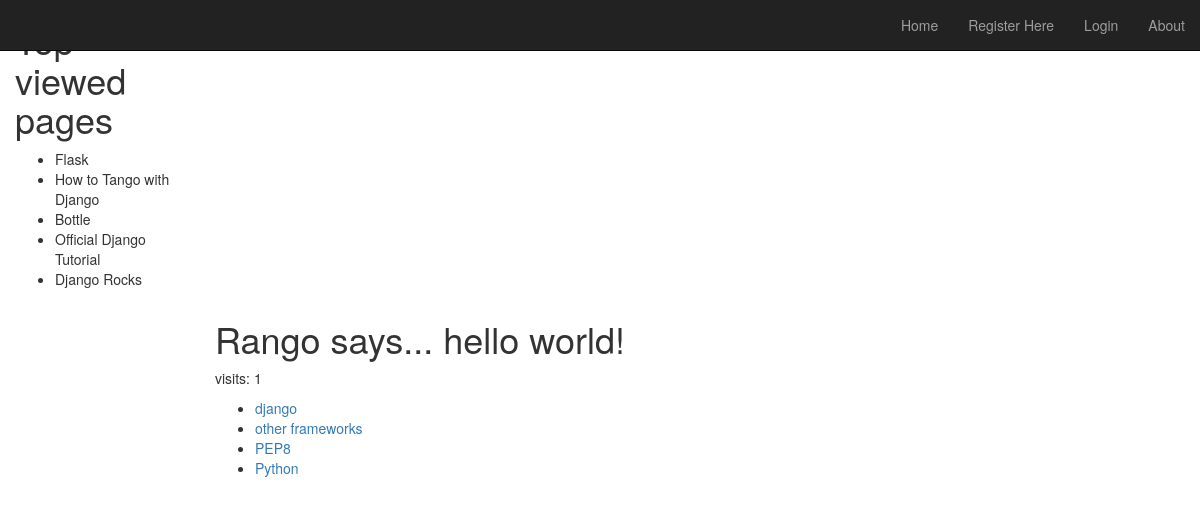
Screenshot of /rango/ with the database file from the repository.
### rango/models.py (models this page shows, shortened)
class Pages(models.Model):
    category = models.ForeignKey(Category)
    title = models.CharField(max_length=128)
    url = models.URLField()
    views = models.IntegerField(default=0)
    def __str__(self):
        return  self.title

class Category(models.Model):
    name  =  models.CharField(max_length=128, unique=True)
    views = models.IntegerField(default=0)
    likes = models.IntegerField(default=0)
    slug  = models.SlugField()

### rango/views.py (the view)
def index(request):
    category_list = Category.objects.order_by('-likes')[:5]
    page_list = Pages.objects.order_by('-views')[:5]
    context_dict = {'categories': category_list, 'pages': page_list}
    visits = request.session.get('visits')
    if not visits:
        visits = 1
    reset_last_visit_time = False
    last_visit = request.session.get('last_visit')
    if last_visit:
        last_visit_time = datetime.strptime(last_visit[:-7], "%Y-%m-%d %H:%M:%S")
        if (datetime.now() - last_visit_time).seconds > 5:
            visits = visits + 1
            reset_last_visit_time = True
    else:
        reset_last_visit_time = True
    if reset_last_visit_time:
        request.session['last_visit'] = str(datetime.now())
        request.session['visits'] = visits
    context_dict['visits'] = visits
    response = render(request, 'rango/index.html', context_dict)
    return response

### templates/rango/index.html
{% extends 'rango/base.html' %}
{% load staticfiles %}
{% block body_block %}
    {% if user.is_authenticated %}
    <div class="page-header">
                <h1>Rango says... hello {{ user.username }}!</h1>
            {% else %}
                <h1>Rango says... hello world!</h1>
            {% endif %}
<p> visits: {{ visits }}</p>
{%  if categories %}
    <ul>
    {%  for cat in categories %}
        <li><a href="/rango/category/{{ cat.slug }}">{{ cat.name }}</a></li>
    {% endfor %}
    </ul>
 {% else %}
    <strong>There are no categories</strong>
{% endif %}
{% endblock %}
{% block side_block %}
<h1> Top viewed pages</h1>
{% if pages %}
    <ul>
        {% for page in pages %}
            <li>{{ page }}</li>
        {%  endfor %}
    </ul>
{% endif %}
{% endblock %}

### templates/rango/base.html (shortened to what this page needs)
<!DOCTYPE html>
{% load staticfiles %}
<html lang="en">
<head>
     <link href="http://getbootstrap.com/dist/css/bootstrap.min.css" rel="stylesheet">
     <link rel="stylesheet" href="{% static "bootstrap-3.3.7-dist/css/bootstrap.min.css" %}"/>
    <link href="http://getbootstrap.com/examples/dashboard/dashboard.css" rel="stylesheet">
</head>
  <body>
    <div class="navbar navbar-inverse navbar-fixed-top" role="navigation">
      <div class="container-fluid">
        <div class="navbar-collapse collapse">
        <ul class="nav navbar-nav navbar-right">
                        <li><a href="/rango/">Home</a></li>
            {% if user.is_authenticated %}
                        <li><a href="/rango/restricted/">Restricted Page</a></li>
                        <li><a href="/rango/add_category/">Add a New Category</a></li>
                        <li><a href = "/rango/logout/">Logout</a></li>
                    {% else %}
                        <li><a href="/rango/register/">Register Here</a></li>
                        <li><a href="{% url 'auth_login' %}">Login</a></li>
                    {% endif %}
                                <li><a href="/rango/about/">About</a></li>
        </ul>
        </div>
      </div>
    </div>
    <div class="container-fluid">
      <div class="row">
        <div class="col-sm-3 col-md-2 sidebar">
                {% block side_block %}{% endblock %}
        </div>
        <div class="col-sm-9 col-sm-offset-3 col-md-10 col-md-offset-2 main">
           <div>
                {% block body_block %}{% endblock %}
                </div>
        </div>
      </div>
    </div>
  </body>
</html>

### rows the page displays
Pages: title "Flask"
Pages: title "How to Tango with Django"
Pages: title "Bottle"
Pages: title "Official Django Tutorial"
Pages: title "Django Rocks"
Category: name "django"
Category: name "other frameworks"
Category: name "PEP8"
Category: name "Python"

### other values shown
{{ visits }} "1"
